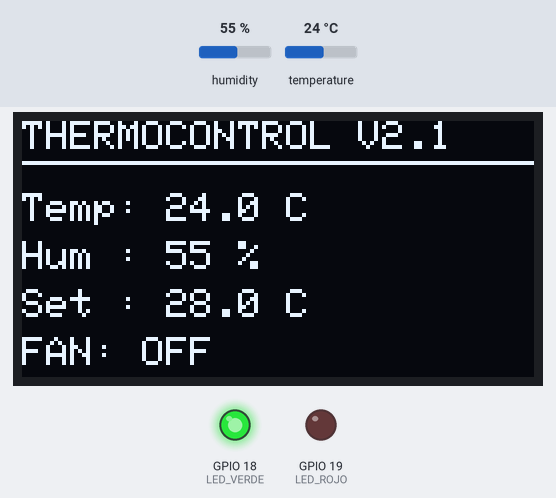
A sketch run on a simulated ESP32. Shown: 128×64 one-colour display, output pins drawn as LEDs (lit = HIGH). The inputs (shaded band) are chosen by the test bench; at power-on: temperature 24 °C, humidity 55 %. What the sketch prints to the serial monitor is not drawn.

Above: at 5.6 s.
5.7 s: temperature set to 28.5 °C
At 10.6 s:
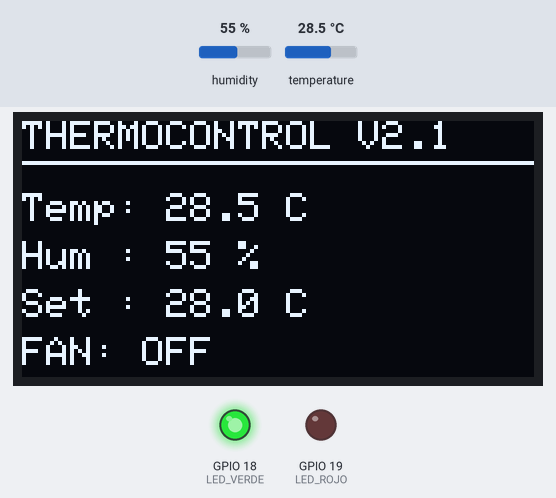
12.4 s: temperature set to 29.5 °C
At 15.6 s:
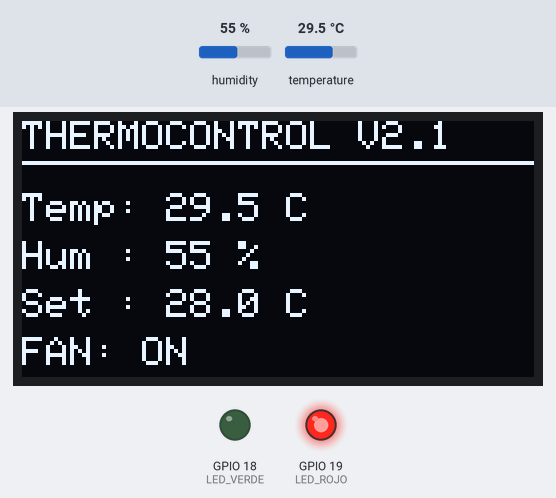
19.1 s: humidity set to 22 %
At 20.6 s:
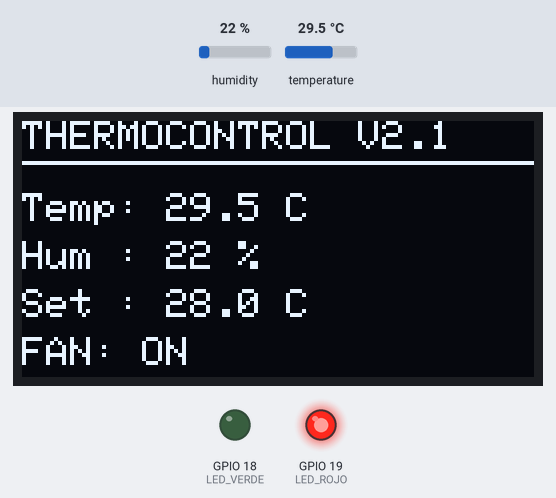
25.8 s: humidity set to 40 %
At 30.6 s:
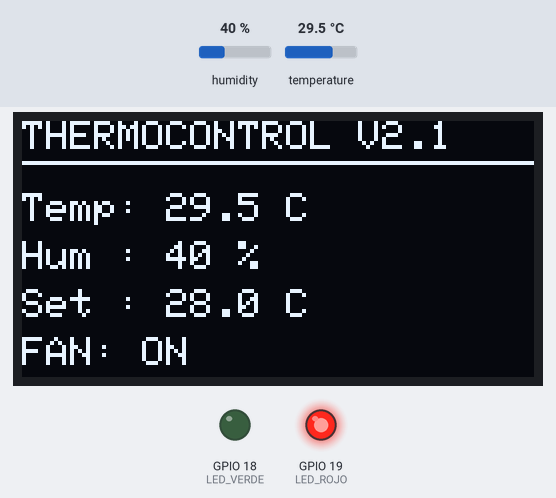
Timing chart, 0 to 32.1 s (numbered marks = the images above; inputs shaded):
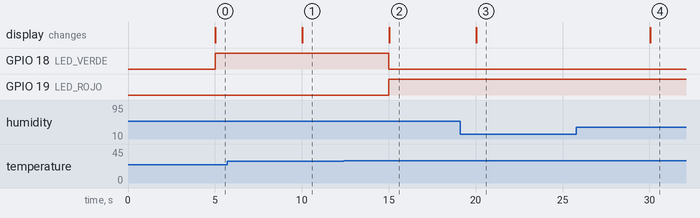

The sketch:

thermo_esp32.ino
```cpp
#include <Wire.h>
#include <Adafruit_GFX.h>
#include <Adafruit_SSD1306.h>
#include "DHT.h"

// =====================================================
// CONFIGURACIÓN DEL HARDWARE
// =====================================================

#define DHTPIN 15
#define DHTTYPE DHT22

#define LED_VERDE 18
#define LED_ROJO 19

#define SCREEN_WIDTH 128
#define SCREEN_HEIGHT 64
#define OLED_RESET -1

const unsigned long INTERVALO_MUESTREO = 5000; // 5 segundos

unsigned long tiempoAnterior = 0;

DHT dht(DHTPIN, DHTTYPE);

Adafruit_SSD1306 display(SCREEN_WIDTH,SCREEN_HEIGHT,&Wire,OLED_RESET);

// =====================================================
// PARÁMETROS DEL SISTEMA
// =====================================================

const float SETPOINT = 28.0;

const float TEMP_ON = 29.0;
const float TEMP_OFF = 27.0;

// Rango operativo válido
const float TEMP_MIN = 0.0;
const float TEMP_MAX = 60.0;

// Estado del ventilador
bool ventilador = false;

// Número de muestra
unsigned long muestra = 0;

// =====================================================
// SETUP
// =====================================================

void setup() {

  Serial.begin(115200);

  pinMode(LED_VERDE, OUTPUT);
  pinMode(LED_ROJO, OUTPUT);

  dht.begin();

  // Inicializar OLED
  if (!display.begin(SSD1306_SWITCHCAPVCC, 0x3C)) {

    Serial.println("ERROR: OLED no encontrada");

    while (true);
  }

  display.clearDisplay();
  display.setTextColor(SSD1306_WHITE);

  display.setTextSize(1);

  display.setCursor(15, 10);
  display.println("ESP32 THERMOCONTROL");

  display.setCursor(25, 30);
  display.println("Sistema iniciando");

  display.display();

  delay(2000);

  // Encabezado del dataset
  Serial.println(
    "timestamp,temperatura,humedad,setpoint,error,ventilador,estado,dato_valido"
  );
}

// =====================================================
// LOOP
// =====================================================

void loop() {

  if (millis() - tiempoAnterior < INTERVALO_MUESTREO) {
    return;
  }

  tiempoAnterior = millis();

  muestra++;

  // ---------------------------------------------------
  // LECTURA DEL SENSOR
  // ---------------------------------------------------

  float temperatura = dht.readTemperature();
  float humedad = dht.readHumidity();

  // ---------------------------------------------------
  // ERROR DE LECTURA DEL SENSOR
  // ---------------------------------------------------

  if (isnan(temperatura) || isnan(humedad)) {

    Serial.print(muestra);
    Serial.println(",,,,,,ERROR,0");

    delay(1000);

    return;
  }

  // ---------------------------------------------------
  // VALIDACIÓN DE TEMPERATURA
  // ---------------------------------------------------

  if (temperatura < TEMP_MIN || temperatura > TEMP_MAX) {

    Serial.print(muestra);
    Serial.print(",");
    Serial.print(temperatura, 2);
    Serial.print(",");
    Serial.print(humedad, 2);
    Serial.print(",");
    Serial.print(SETPOINT, 2);
    Serial.print(",");
    Serial.print(",");
    Serial.print("0");
    Serial.print(",");
    Serial.print("ERROR");
    Serial.println(",0");

    // Apagar ventilador por seguridad
    ventilador = false;

    digitalWrite(LED_VERDE, LOW);
    digitalWrite(LED_ROJO, LOW);

    // Mostrar error en OLED
    display.clearDisplay();

    display.setTextSize(1);

    display.setCursor(0, 0);
    display.println("THERMOCONTROL V2.1");

    display.setCursor(0, 20);
    display.println("ERROR DE TEMP.");

    display.setCursor(0, 35);
    display.print("Lectura: ");
    display.print(temperatura);
    display.println(" C");

    display.setCursor(0, 50);
    display.println("Dato no valido");

    display.display();

    delay(1000);

    return;
  }

  // ---------------------------------------------------
  // CONTROL CON HISTÉRESIS
  // ---------------------------------------------------

  if (temperatura >= TEMP_ON) {

    ventilador = true;

  }

  else if (temperatura <= TEMP_OFF) {

    ventilador = false;
  }

  // ---------------------------------------------------
  // CONTROL DE LEDs
  // ---------------------------------------------------

  if (ventilador) {

    digitalWrite(LED_ROJO, HIGH);
    digitalWrite(LED_VERDE, LOW);

  }

  else {

    digitalWrite(LED_ROJO, LOW);
    digitalWrite(LED_VERDE, HIGH);
  }

  // ---------------------------------------------------
  // CALCULAR ERROR
  // ---------------------------------------------------

  float error = temperatura - SETPOINT;

  // ---------------------------------------------------
  // DEFINIR ESTADO
  // ---------------------------------------------------

  String estado;

  if (ventilador) {
    estado = "ON";
  }
  else {
    estado = "OFF";
  }

  // ---------------------------------------------------
  // REGISTRO CSV
  // ---------------------------------------------------

  Serial.print(muestra);
  Serial.print(",");

  Serial.print(temperatura, 2);
  Serial.print(",");

  Serial.print(humedad, 2);
  Serial.print(",");

  Serial.print(SETPOINT, 2);
  Serial.print(",");

  Serial.print(error, 2);
  Serial.print(",");

  Serial.print(ventilador ? 1 : 0);
  Serial.print(",");

  Serial.print(estado);
  Serial.print(",");

  Serial.println(1);

  // ---------------------------------------------------
  // OLED
  // ---------------------------------------------------

  display.clearDisplay();

  display.setTextSize(1);

  display.setCursor(0, 0);
  display.println("THERMOCONTROL V2.1");

  display.drawLine(0, 10, 128, 10, SSD1306_WHITE);

  display.setCursor(0, 18);
  display.print("Temp: ");
  display.print(temperatura, 1);
  display.println(" C");

  display.setCursor(0, 30);
  display.print("Hum : ");
  display.print(humedad, 0);
  display.println(" %");

  display.setCursor(0, 42);
  display.print("Set : ");
  display.print(SETPOINT, 1);
  display.println(" C");

  display.setCursor(0, 54);

  if (ventilador) {
    display.print("FAN: ON");
  }
  else {
    display.print("FAN: OFF");
  }

  display.display();

}
```

Measured:
- the behaviour switches between 28.9 and 29 °C on temperature (found by bisection; images 1 and 2)
- after the input at 5.7 s, the display: changes after 4.3 s (image 1)
- after the input at 12.4 s, GPIO 18 (LED_VERDE): HIGH → LOW after 2.6 s; GPIO 19 (LED_ROJO): LOW → HIGH after 2.6 s; the display: changes after 2.6 s (image 2)
- after the input at 19.1 s, the display: changes after 0.93 s (image 3)
- after the input at 25.8 s, the display: changes after 4.2 s (image 4)
